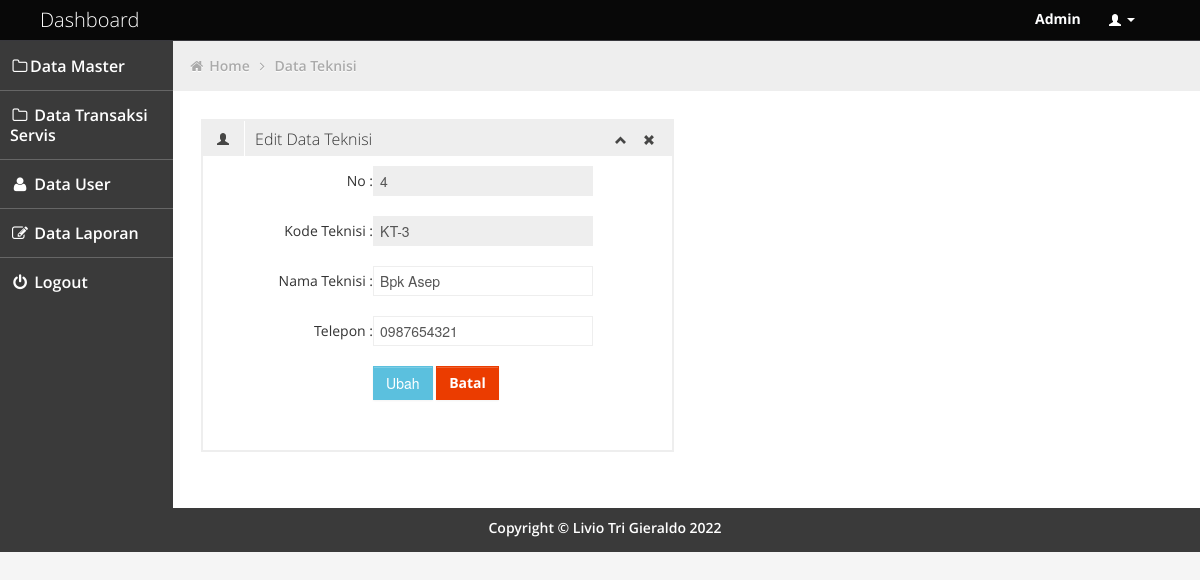
Screenshot of /admin/edit_teknisi.php?kd_teknisi=KT-3 (signed in) with the database file from the repository.
### tables this page shows
CREATE TABLE `teknisi` (
  `no` int(10) NOT NULL,
  `kd_teknisi` varchar(20) NOT NULL,
  `nm_teknisi` varchar(100) NOT NULL,
  `telepon` varchar(16) NOT NULL
);

### admin/edit_teknisi.php (the view, shortened to what this page needs)
<?php
include '../config/koneksi.php';
if (isset($_GET['kd_teknisi'])) {
	$data = $conn->prepare("SELECT * FROM teknisi WHERE kd_teknisi =? ");
	$kd_teknisi = $_GET['kd_teknisi'];
	$data->bind_param('s', $kd_teknisi);
	$data->execute();
	$result = $data->get_result();
	$row= $result->fetch_row();
}
?>
<!DOCTYPE html>
<html lang="en">
<head>
	<link id="bootstrap-style" href="../css/bootstrap.min.css" rel="stylesheet">
	<link href="../css/bootstrap-responsive.min.css" rel="stylesheet">
	<link id="base-style" href="../css/style.css" rel="stylesheet">
	<link id="base-style-responsive" href="../css/style-responsive.css" rel="stylesheet">
	<link rel="stylesheet" type="text/css" href="../css2/font.css">
</head>
<body>
	<?php include 'navbar.php'; ?>
		<div class="container-fluid-full">
				<div class="row-fluid">
					<?php include 'sidebarr.php'; ?>
						<div id="content" class="span10">
								<ul class="breadcrumb">
									<li>
										<i class="icon-home"></i>
										<a href="dashboard.php">Home</a>
										<i class="icon-angle-right"></i>
									</li>
									<li><a href="teknisi.php">Data Teknisi</a></li>
								</ul>
		<div class="row-fluid sortable">
				<div class="box span6">
					<div class="box-header" data-original-title>
						<h2><i class="halflings-icon user"></i><span class="break"></span>Edit Data Teknisi</h2>
						<div class="box-icon">
							<a href="#" class="btn-minimize"><i class="halflings-icon chevron-up"></i></a>
							<a href="#" class="btn-close"><i class="halflings-icon remove"></i></a>
						</div>
					</div>
			<div class="box-content">
			  	<form class="form-horizontal" action="../aksi/teknisi_update.php?updateteknisi" method="post">
				  <div class="form-group">
					    <label class="control-label col-sm-2" for="no">No :</label>
					    <div class="col-sm-10">
					      <input type="text" class="form-control" name="no" value="<?php echo $row ['0']; ?>" readonly>
					    </div>
					  </div><br>
					 <div class="form-group">
					    <label class="control-label col-sm-2" for="kd_teknisi">Kode Teknisi :</label>
					    <div class="col-sm-10">
					      <input type="text" class="form-control" name="kd_teknisi" value="<?php echo $row ['1']; ?>" readonly>
					    </div>
					  </div><br>
					  <div class="form-group">
					    <label class="control-label col-sm-2" for="nm_teknisi">Nama Teknisi :</label>
					    <div class="col-sm-10">
					      <input type="text" class="form-control" name="nm_teknisi" value="<?php echo $row ['2']; ?>" required>
					    </div>
					  </div><br>
                      <div class="form-group">
					    <label class="control-label col-sm-2" for="telepon">Telepon :</label>
					    <div class="col-sm-10">
					      <input type="text" class="form-control" name="telepon" value="<?php echo $row ['3']; ?>" required>
					    </div>
					  </div><br>
					 <div class="form-group">
						<label class="col-sm-3 control-label">&nbsp;</label>
						<div class="col-sm-6">
							<input type="submit" name="updateteknisi" class="btn btn-sm btn-info" value="Ubah">
							<a href="teknisi.php" class="btn btn-sm btn-danger"><b>Batal</b></a>
						</div>
					</div>
				</form><br>
			    </div>
			  </div>
			  </div>
			</div>
				</div>
			</div>
	<?php include 'footer.php';?>
</body>
</html>

### css/style.css (style rules this page uses)
body { background: #F5F5F5; color: #333; border: none; font-family: 'Open Sans', sans-serif; font-weight: 600; }
a { color: #646464; }
h2 { font-size: 16px; line-height: 16px; }
#content { background: #ffffff; filter: none; min-height: 100%; padding: 20px 20px; position: relative; }
.breadcrumb { margin: -28px -28px 28px -28px; line-height: 34px; background: #eee; border: 0px; color: #aaa; -webkit-box-shadow: none; -moz-box-shadow: none; box-shadow: none; -webkit-border-radius: 0px; -moz-border-radius: 0px; border-radius: 0px; }
.breadcrumb a { color: #aaa; text-shadow: 0px 1px 1px #fff; }
.box { border: 2px solid #eee; background: #fff !important; margin-bottom: 28px; }
.box-header { height: 16px; font-size: 16px; line-height: 16px; padding: 10px; background: #eee; -webkit-box-shadow: none; -moz-box-shadow: none; box-shadow: none; overflow: hidden; }
.box-header h2 { float:left; margin-top: 0px; font-weight: 300; }
.box-header h2 i { margin: 0px 3px 0px 4px; opacity: .8; filter: alpha(opacity=80); -ms-filter:"progid:DXImageTransform.Microsoft.Alpha(Opacity=80)"; }
.box-header .box-icon { float:right; margin-top: 1px; }
.box-header .box-icon i { -webkit-transition: all 0.1s ease-in-out; -moz-transition: all 0.1s ease-in-out; -o-transition: all 0.1s ease-in-out; -ms-transition: all 0.1s ease-in-out; transition: all 0.1s ease-in-out; opacity: .8; filter: alpha(opacity=80); -ms-filter:"progid:DXImageTransform.Microsoft.Alpha(Opacity=80)"; }
.box-header .box-icon a { margin: 0px 5px; }
.box-content { position: relative; z-index: 50; margin-top: -1px; padding: 10px; background: #fff !important; }
.btn { display: inline-block; padding: 6px 12px; margin-bottom: 0; font-size: 14px; font-weight: 500; line-height: 20px; text-align: center; white-space: nowrap; vertical-align: middle; cursor: pointer; border: 1px solid #a7a9aa; -webkit-border-radius: 0px !important; border-radius: 0px !important; }
.btn { color: #ffffff; background-color: #a7a9aa; border-color: #a7a9aa; background-image: none; filter: none; text-shadow: none; }
.btn-danger { background-color: #EB3C00; border-color: #EB3C00; }
.btn-info { background-color: #5bc0de; border-color: #5bc0de; }

### css/style-responsive.css (style rules this page uses)
@media (min-width: 1200px) { .container-fluid-full { overflow: hidden; position: relative; height: 100%; } }
@media (min-width: 1200px) { #content { width: 85.578%; padding: 28px; margin: 0px 0px; margin-left: 14.422% !important; } }

### css/halflings.css (style rules this page uses)
html, html .halflings { -webkit-font-smoothing: antialiased !important; }
.halflings-icon { display: inline-block; width: 14px; height: 14px; line-height: 14px; vertical-align: text-top; background-image: url(../img/glyphicons_halflings.svg); background-position: 0 0; background-repeat: no-repeat; vertical-align: top; *display: inline; *zoom: 1; *margin-right: .3em; }
.halflings-icon.user { background-position: -168px 0; }
.halflings-icon.remove { background-position: -312px 0; }
.halflings-icon.chevron-up { background-position: -288px -120px; }

### rows the page displays
teknisi: no "4", kd_teknisi "KT-3", nm_teknisi "Bpk Asep", telepon "0987654321"

### other values shown
$_SESSION['level'] "Admin"
